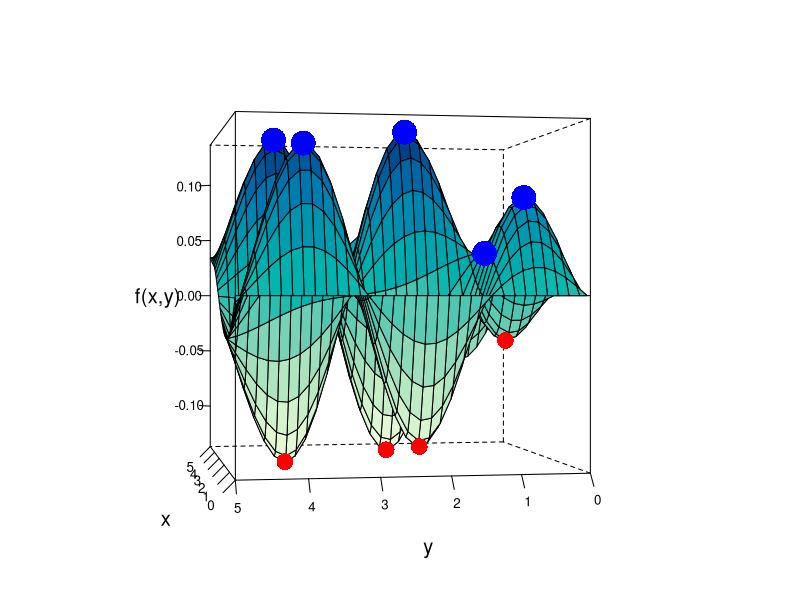

This chart was generated by the following R code:
ng   = 33                     # number of grid
x    = seq(0,5,length.out=ng) # function argument x
y    = seq(0,5,length.out=ng) # function argument y
fhat = function(x,y){         # define the mutlivatiate function for the plot
   v = numeric()
   v = 0.03*sin(x)*sin(y)-0.05*sin(2*x)*sin(y)+0.01*sin(x)*sin(2*y)+0.09*sin(2*x)*sin(2*y)
   return(v)
}

mygrid           = data.frame(expand.grid(x,y)) 
colnames(mygrid) = c("x", "y")
mygrid$z         = fhat(mygrid$x, mygrid$y)

##############################################################################
################ Points for Maxima and Minima ################################
##############################################################################

# package implementing the BFGS method in R
#install.packages("optimx")
require(optimx)

# define the multivariate function for finding the optimal points
fkt = function (x){(0.03*sin(x[1])*sin(x[2])   -  
                    0.05*sin(2*x[1])*sin(x[2]) + 
                    0.01*sin(x[1])*sin(2*x[2]) + 
                    0.09*sin(2*x[1])*sin(2*x[2]))}
# maxima of the function
# maximum 1
max1  = optimx(c(2.1, 2.1), fkt, lower=c(2, 2), upper=c(3, 3),
        method = c("L-BFGS-B"), control = list(maximize = TRUE))
pmax1 = c(max1$p1, max1$p2, max1$value)

# maximum 2
max2 = optimx(c(.5, 4), fkt, lower = c(0, 3), upper = c(1, 5),
       method = c("L-BFGS-B"), control = list(maximize = TRUE))
pmax2 = c(max2$p1, max2$p2, max2$value)

# maximum 3
max3 = optimx(c(3.5, 4.1), fkt, lower = c(3.4, 3.5), upper = c(4.5, 4.5),
       method = c("L-BFGS-B"), control = list(maximize = TRUE))
pmax3 = c(max3$p1, max3$p2, max3$value)

# maximum 4
max4 = optimx(c(.5, .5), fkt, lower = c(.5, 0), upper = c(1.5, 1),
       method = c("L-BFGS-B"), control = list(maximize = TRUE))
pmax4 = c(max4$p1,max4$p2,max4$value)

# maximum 5
max5 = optimx(c(4, .5), fkt, lower = c(3, 0), upper = c(5, 1),
       method = c("L-BFGS-B"), control = list(maximize = TRUE))
pmax5 = c(max5$p1, max5$p2, max5$value)

# minima of the function

# minimum 1
min1 = optimx(c(.5, 2.1), fkt, lower = c(0, 1), upper = c(2, 3),
       method = c("L-BFGS-B"), control = list(maximize = F))
pmin1 = c(min1$p1, min1$p2, min1$value)

# minimum 2
min2 = optimx(c(2.5, 4.5), fkt, lower = c(2, 3.5), upper = c(3, 4.5),
       method = c("L-BFGS-B"), control = list(maximize = F))
pmin2 = c(min2$p1, min2$p2, min2$value)

# minimum 3
min3 = optimx(c(2.5,.5), fkt, lower = c(2,0), upper = c(3,1),
       method=c("L-BFGS-B"), control = list(maximize = F))
pmin3 = c(min3$p1, min3$p2, min3$value)

# minimum 4
min4 = optimx(c(4, 2.1), fkt, lower = c(3.5, 2), upper = c(4.5, 3),
       method = c("L-BFGS-B"), control = list(maximize = F))
pmin4 = c(min4$p1, min4$p2, min4$value)

# store all points in one matrix
pts  = rbind(pmax1,pmax2,pmax3,pmax4,pmax5,pmin1,pmin2,pmin3,pmin4) # points to add to the wireframe 

##############################################################################
################ Plot for the multivariate function ##########################
##############################################################################
require("lattice") # load required package
# set graphical parameters
par.set        = list(axis.line = list(col = "transparent"),
                      clip      = list(panel = "off"))
names(par.set) = c("axis.line", "clip")
# three dimensional plot for the multivariate function with its extrema
wireframe(mygrid$z ~ mygrid$x*mygrid$y, pts = pts, aspect = 1,
          scales = list(col = "black", arrows = FALSE), drape = T, 
          colorkey = F, screen = list(z = 70, x = -90, y = 30),
          par.settings = par.set, xlab = list("x", cex = 1.2), 
          ylab = list("y", cex = 1.2), zlab = list("f(x,y)", cex = 1.2),
          panel.3d.wireframe = function(x, y, z, xlim, ylim, zlim, xlim.scaled, 
                                        ylim.scaled, zlim.scaled, pts,...){ 
          panel.3dwire(x = x, y = y, z = z, xlim = xlim, ylim = ylim,        # surface plot for the function
                       zlim = c(min(pts[,3]), max(pts[,3])), 
                       xlim.scaled = xlim.scaled,
                       ylim.scaled = ylim.scaled, 
                       zlim.scaled = zlim.scaled, ...) 
          panel.3dscatter(x = pts[1:5, 1], y = pts[1:5, 2], z = pts[1:5, 3], # 3D points for the maxima
                          xlim = xlim, ylim = ylim, 
                          zlim = c(min(pts[,3]), max(pts[,3])), 
                          xlim.scaled = xlim.scaled,
                          ylim.scaled = ylim.scaled, 
                          zlim.scaled = zlim.scaled,
                          type = "p", pch = 16,
                          col = "blue", cex = 3, .scale=TRUE, ...)           
          panel.3dscatter(x = pts[6:9, 1], y = pts[6:9, 2], z = pts[6:9, 3], 
                          xlim = xlim, ylim = ylim, 
                          zlim = c(min(pts[,3]), max(pts[,3])), 
                          xlim.scaled = xlim.scaled,
                          ylim.scaled = ylim.scaled, 
                          zlim.scaled = zlim.scaled,
                          type = "p", pch = 16,
                          col = "red", cex = 2, .scale=TRUE, ...)
          })
